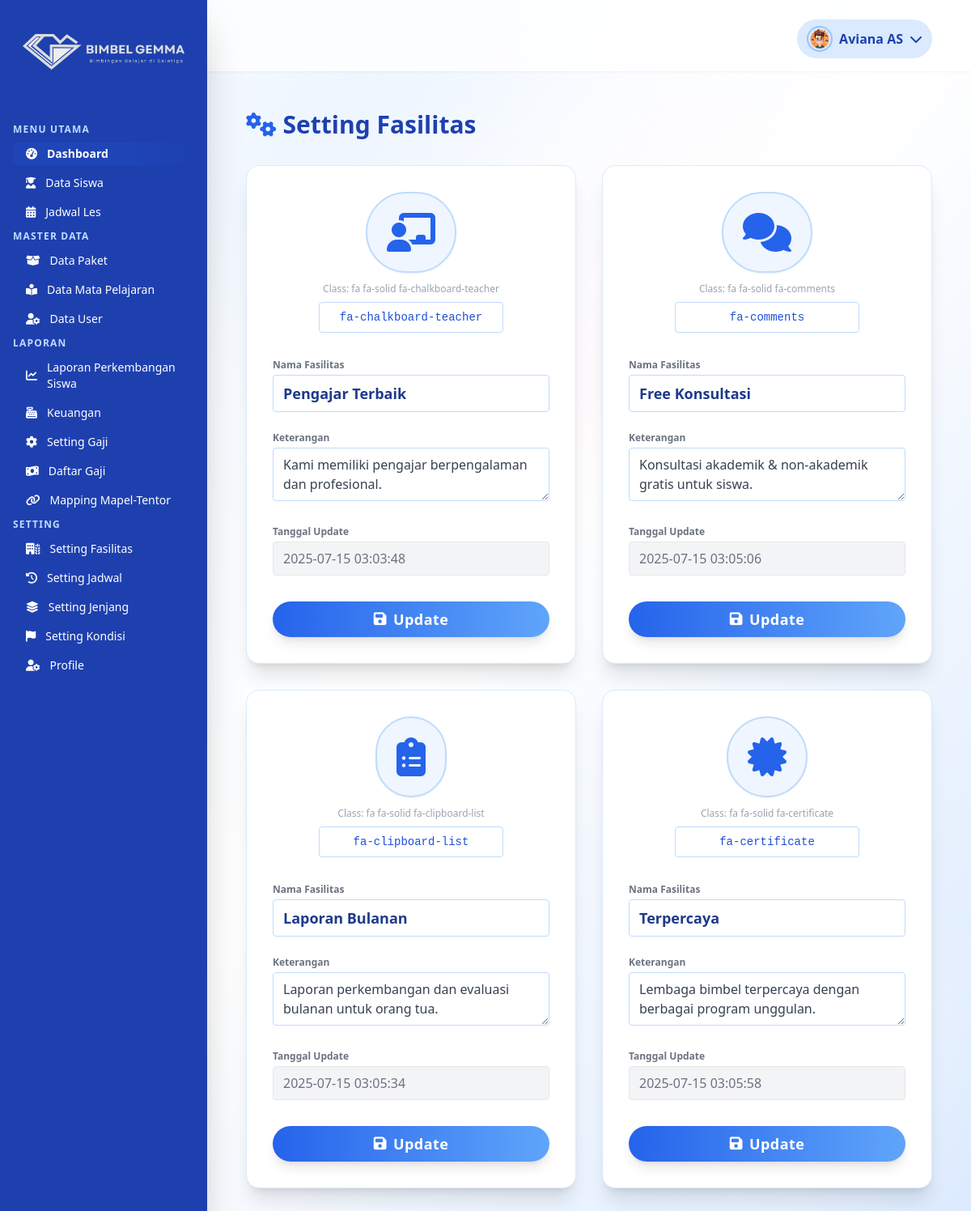
/dashboard/setting_fasilitas.php (signed in), run on the app's committed database.
### tables this page shows
CREATE TABLE `tb_fasilitas` (
  `id` int(11) NOT NULL,
  `nama` varchar(50) NOT NULL,
  `keterangan` varchar(255) NOT NULL,
  `ikon` varchar(50) NOT NULL,
  `tanggal` timestamp NOT NULL DEFAULT current_timestamp() ON UPDATE current_timestamp()
);

### dashboard/setting_fasilitas.php (the view, shortened to what this page needs)
<?php
include 'header.php';
include '../api/db.php';
$sql = "SELECT * FROM tb_fasilitas ORDER BY id ASC";
$result = $pdo->query($sql);
$data_fasilitas = $result->fetchAll(PDO::FETCH_ASSOC);
?>
<div class="flex items-center justify-between mb-8">
  <h1 class="text-2xl md:text-3xl font-extrabold text-blue-800 flex items-center gap-2">
    <i class="fa fa-cogs text-blue-600"></i> Setting Fasilitas
  </h1>
</div>
<div class="max-w-5xl mx-auto">
  <div class="grid grid-cols-1 md:grid-cols-2 gap-8">
    <?php foreach ($data_fasilitas as $fasilitas): ?>
    <?php
      $ikon = trim($fasilitas['ikon']);
      if (!preg_match('/fa-(solid|regular|brands)/', $ikon)) {
        $ikon = 'fa-solid ' . $ikon;
      }
      if (strpos($ikon, 'fa ') !== 0) {
        $ikon = 'fa ' . $ikon;
      }
    ?>
    <form class="bg-white shadow-xl rounded-2xl p-8 flex flex-col gap-6 fasilitas-form border border-blue-100 hover:shadow-2xl transition duration-300 group relative" data-id="<?= $fasilitas['id'] ?>">
      <div class="flex flex-col items-center mb-2">
        <div class="rounded-full bg-blue-50 p-6 border-2 border-blue-200 group-hover:scale-105 transition-transform mb-3 shadow-sm">
          <i class="<?= htmlspecialchars($ikon) ?> text-5xl text-blue-600"></i>
        </div>
        <div class="text-xs text-gray-400 mb-2">Class: <?= htmlspecialchars($ikon) ?></div>
        <input type="text" name="ikon" value="<?= htmlspecialchars($fasilitas['ikon']) ?>" class="border border-blue-200 rounded px-3 py-2 w-2/3 text-center focus:ring-2 focus:ring-blue-400 focus:outline-none text-blue-700 font-mono text-sm" placeholder="Icon (Font Awesome)" required />
      </div>
      <div>
        <label class="block text-xs font-semibold text-gray-500 mb-1">Nama Fasilitas</label>
        <input type="text" name="nama" value="<?= htmlspecialchars($fasilitas['nama']) ?>" class="border border-blue-200 rounded px-3 py-2 w-full focus:ring-2 focus:ring-blue-400 focus:outline-none font-bold text-lg text-blue-900" required />
      </div>
      <div>
        <label class="block text-xs font-semibold text-gray-500 mb-1">Keterangan</label>
        <textarea name="keterangan" class="border border-blue-200 rounded px-3 py-2 w-full focus:ring-2 focus:ring-blue-400 focus:outline-none min-h-[60px] text-gray-700" required><?= htmlspecialchars($fasilitas['keterangan']) ?></textarea>
      </div>
      <div>
        <label class="block text-xs font-semibold text-gray-500 mb-1">Tanggal Update</label>
        <input type="text" value="<?= htmlspecialchars($fasilitas['tanggal']) ?>" class="border border-gray-200 rounded px-3 py-2 w-full bg-gray-100 text-gray-500" readonly />
      </div>
      <button type="submit" class="mt-2 bg-gradient-to-r from-blue-600 to-blue-400 text-white rounded-full px-8 py-2 font-bold shadow-lg hover:from-blue-700 hover:to-blue-500 transition-all flex items-center gap-2 justify-center text-lg tracking-wide">
        <i class="fa-solid fa-floppy-disk"></i> Update
      </button>
    </form>
    <?php endforeach; ?>
  </div>
</div>
<link rel="stylesheet" href="https://cdnjs.cloudflare.com/ajax/libs/font-awesome/6.4.2/css/all.min.css" />
<?php include 'footer.php'; ?>

### data on the page
tb_fasilitas: ikon "fa fa-solid fa-chalkboard-teacher", ikon "fa-chalkboard-teacher", nama "Pengajar Terbaik", keterangan "Kami memiliki pengajar berpengalaman dan profesional.", tanggal "2025-07-15 03:03:48"
tb_fasilitas: ikon "fa fa-solid fa-comments", ikon "fa-comments", nama "Free Konsultasi", keterangan "Konsultasi akademik & non-akademik gratis untuk siswa.", tanggal "2025-07-15 03:05:06"
tb_fasilitas: ikon "fa fa-solid fa-clipboard-list", ikon "fa-clipboard-list", nama "Laporan Bulanan", keterangan "Laporan perkembangan dan evaluasi bulanan untuk orang tua.", tanggal "2025-07-15 03:05:34"
tb_fasilitas: ikon "fa fa-solid fa-certificate", ikon "fa-certificate", nama "Terpercaya", keterangan "Lembaga bimbel terpercaya dengan berbagai program unggulan.", tanggal "2025-07-15 03:05:58"

### other printed values
$_SESSION['user_nama'] "Aviana AS"
